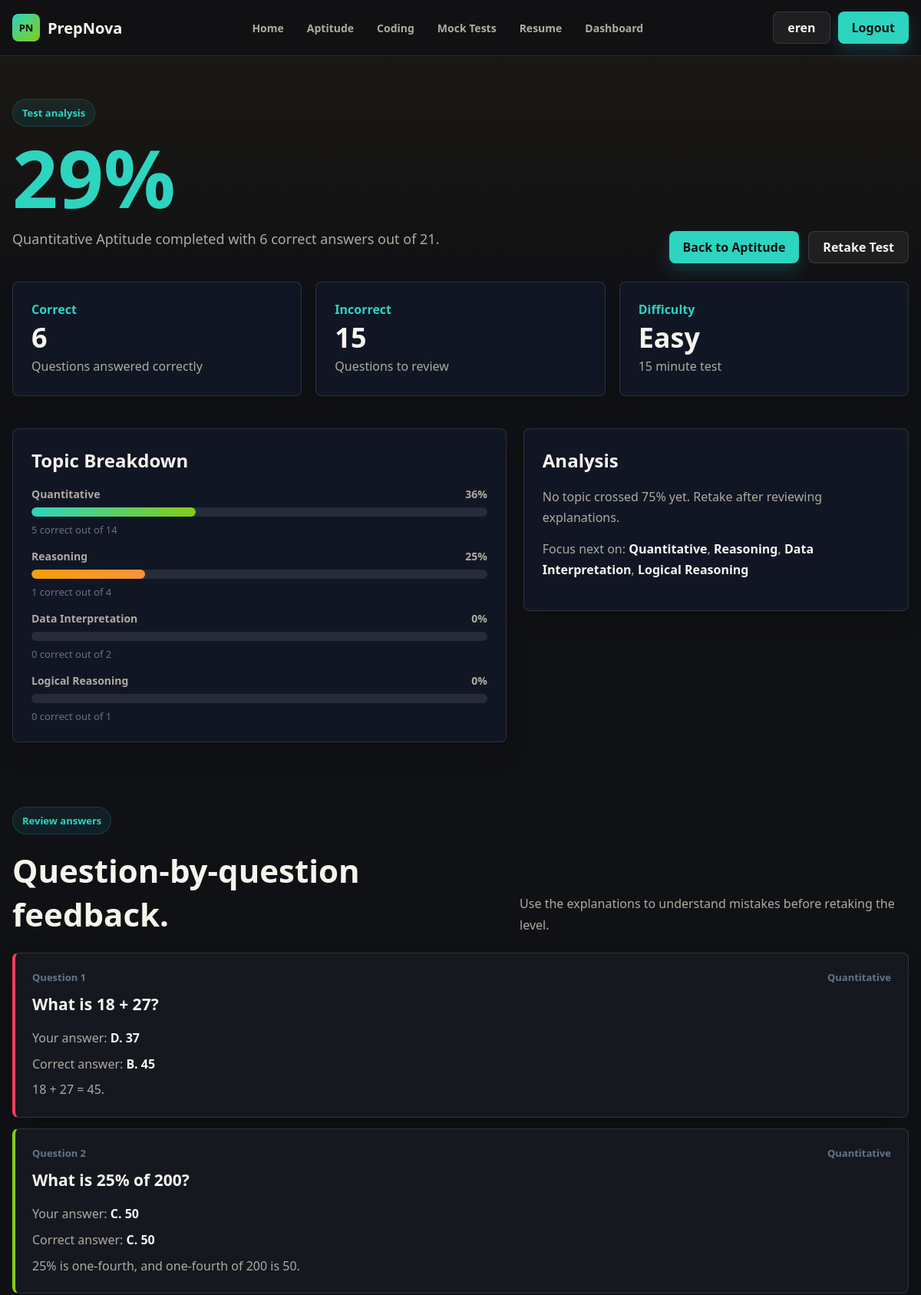
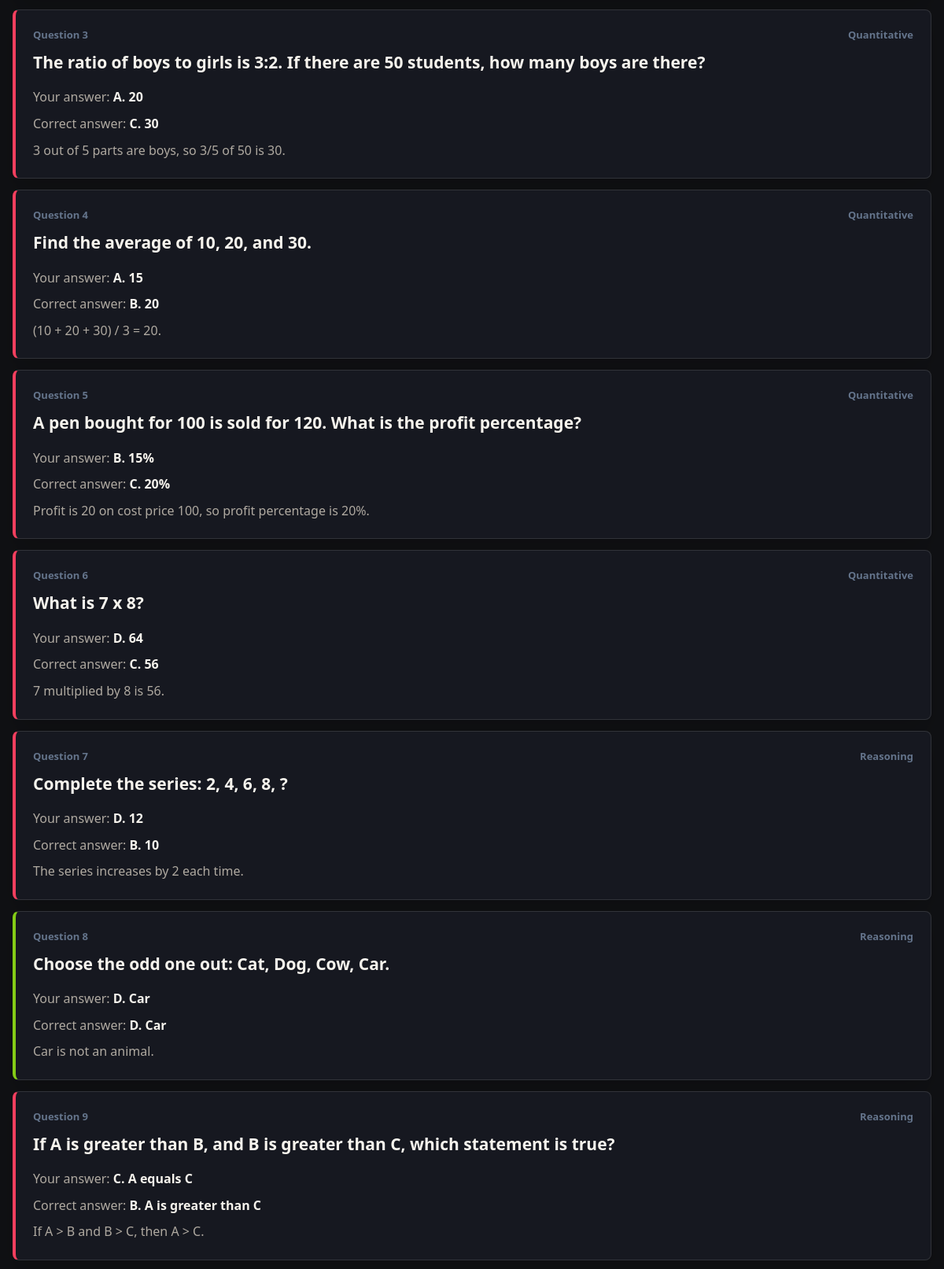
/attempts/81/result/ (signed in, upper part), run on the app's committed database (2 pictures, top to bottom).
### myapp/models.py (models this page shows, shortened)
class TestAttempt(models.Model):
    STARTED = 'started'
    COMPLETED = 'completed'
    STATUS_CHOICES = [
        (STARTED, 'Started'),
        (COMPLETED, 'Completed'),
    ]
    user = models.ForeignKey(settings.AUTH_USER_MODEL, on_delete=models.CASCADE)
    test = models.ForeignKey(PrepTest, on_delete=models.CASCADE)
    status = models.CharField(max_length=20, choices=STATUS_CHOICES, default=STARTED)
    score = models.PositiveSmallIntegerField(default=0)
    correct_answers = models.PositiveIntegerField(default=0)
    total_questions = models.PositiveIntegerField(default=0)
    topic_breakdown = models.JSONField(default=dict, blank=True)
    started_at = models.DateTimeField(auto_now_add=True)
    completed_at = models.DateTimeField(null=True, blank=True)
    class Meta:
        ordering = ['-started_at']

class PrepTest(models.Model):
    APTITUDE = 'aptitude'
    CODING = 'coding'
    MOCK = 'mock'
    RESUME = 'resume'
    CATEGORY_CHOICES = [
        (APTITUDE, 'Aptitude'),
        (CODING, 'Coding'),
        (MOCK, 'Mock Test'),
        (RESUME, 'Resume'),
    ]
    EASY = 'easy'
    MEDIUM = 'medium'
    HARD = 'hard'
    DIFFICULTY_CHOICES = [
        (EASY, 'Easy'),
        (MEDIUM, 'Medium'),
        (HARD, 'Hard'),
    ]
    title = models.CharField(max_length=120)
    category = models.CharField(max_length=20, choices=CATEGORY_CHOICES)
    difficulty = models.CharField(max_length=20, choices=DIFFICULTY_CHOICES, default=MEDIUM)
    question_count = models.PositiveIntegerField(default=0)
    duration_minutes = models.PositiveIntegerField(default=0)
    topics = models.CharField(max_length=255, blank=True)
    is_active = models.BooleanField(default=True)

class AptitudeQuestion(models.Model):
    OPTION_CHOICES = [
        ('A', 'A'),
        ('B', 'B'),
        ('C', 'C'),
        ('D', 'D'),
    ]
    test = models.ForeignKey(PrepTest, on_delete=models.CASCADE, related_name='aptitude_questions')
    order = models.PositiveIntegerField()
    topic = models.CharField(max_length=80)
    question_text = models.TextField()
    option_a = models.CharField(max_length=255)
    option_b = models.CharField(max_length=255)
    option_c = models.CharField(max_length=255)
    option_d = models.CharField(max_length=255)
    correct_option = models.CharField(max_length=1, choices=OPTION_CHOICES)
    explanation = models.TextField(blank=True)
    class Meta:
        ordering = ['order']
        constraints = [
            models.UniqueConstraint(fields=['test', 'order'], name='unique_question_order_per_test'),
        ]

class AttemptAnswer(models.Model):
    attempt = models.ForeignKey(TestAttempt, on_delete=models.CASCADE, related_name='answers')
    question = models.ForeignKey(AptitudeQuestion, on_delete=models.CASCADE)
    selected_option = models.CharField(max_length=1, blank=True)
    is_correct = models.BooleanField(default=False)
    class Meta:
        ordering = ['question__order']
        constraints = [
            models.UniqueConstraint(fields=['attempt', 'question'], name='unique_answer_per_question'),
        ]

### myapp/views.py (the view)
# urls.py: path('attempts/<int:attempt_id>/result/', views.aptitude_result, name='aptitude_result'),
@login_required(login_url='login')
def aptitude_result(request, attempt_id):
    attempt = get_object_or_404(
        TestAttempt.objects.select_related('test'),
        pk=attempt_id,
        user=request.user,
        test__category__in=[PrepTest.APTITUDE, PrepTest.MOCK],
    )
    if attempt.status != TestAttempt.COMPLETED:
        return redirect('take_aptitude_test', attempt_id=attempt.id)
    answers = list(attempt.answers.select_related('question'))
    for answer in answers:
        answer.selected_text = option_text(answer.question, answer.selected_option)
        answer.correct_text = option_text(answer.question, answer.question.correct_option)
    topic_breakdown = [
        {'topic': topic, **data}
        for topic, data in attempt.topic_breakdown.items()
    ]
    strengths = [item for item in topic_breakdown if item['score'] >= 75]
    focus_areas = [item for item in topic_breakdown if item['score'] < 60]
    return render(request, 'aptitude_result.html', {
        'attempt': attempt,
        'answers': answers,
        'incorrect_answers': attempt.total_questions - attempt.correct_answers,
        'topic_breakdown': topic_breakdown,
        'strengths': strengths,
        'focus_areas': focus_areas,
    })

### myapp/views.py (called while the page is built)
def option_text(question, option):
    return {
        'A': question.option_a,
        'B': question.option_b,
        'C': question.option_c,
        'D': question.option_d,
    }.get(option, 'Not answered')

### myapp/template/aptitude_result.html (shortened to what this page needs)
{% extends "base.html" %}
{% block content %}
  <section class="page-shell">
    <div class="result-hero">
      <div>
        <div class="eyebrow">Test analysis</div>
        <h1>{{ attempt.score }}%</h1>
        <p>{{ attempt.test.title }} completed with {{ attempt.correct_answers }} correct answers out of {{ attempt.total_questions }}.</p>
      </div>
      <div class="result-actions">
        <a class="btn btn-primary" href="{% url 'aptitude' %}">Back to Aptitude</a>
        <form method="post" action="{% url 'start_test' attempt.test.id %}">
          <button class="btn btn-ghost" type="submit">Retake Test</button>
        </form>
      </div>
    </div>
    <div class="grid three">
      <div class="metric-card">
        <span>Correct</span>
        <strong>{{ attempt.correct_answers }}</strong>
        <p>Questions answered correctly</p>
      </div>
      <div class="metric-card">
        <span>Incorrect</span>
        <strong>{{ incorrect_answers }}</strong>
        <p>Questions to review</p>
      </div>
      <div class="metric-card">
        <span>Difficulty</span>
        <strong>{{ attempt.test.get_difficulty_display }}</strong>
        <p>{{ attempt.test.duration_minutes }} minute test</p>
      </div>
    </div>
  </section>
  <section class="section-shell">
    <div class="split-layout">
      <div class="panel">
        <h2 class="panel-title">Topic Breakdown</h2>
        <div class="progress-list">
          {% for item in topic_breakdown %}
            <div class="progress-item">
              <div class="progress-meta">
                <span>{{ item.topic }}</span>
                <span>{{ item.score }}%</span>
              </div>
              <div class="progress-track">
                <div class="progress-fill {% cycle '' 'amber' 'rose' %}" data-progress="{{ item.score }}"></div>
              </div>
              <p class="progress-note">{{ item.correct }} correct out of {{ item.total }}</p>
            </div>
          {% endfor %}
        </div>
      </div>
      <aside class="panel">
        <h2 class="panel-title">Analysis</h2>
        {% if strengths %}
          <p class="analysis-copy">Strong areas:
            {% for item in strengths %}
              <strong>{{ item.topic }}</strong>{% if not forloop.last %}, {% endif %}
            {% endfor %}
          </p>
        {% else %}
          <p class="analysis-copy">No topic crossed 75% yet. Retake after reviewing explanations.</p>
        {% endif %}
        {% if focus_areas %}
          <p class="analysis-copy">Focus next on:
            {% for item in focus_areas %}
              <strong>{{ item.topic }}</strong>{% if not forloop.last %}, {% endif %}
            {% endfor %}
          </p>
        {% else %}
          <p class="analysis-copy">Nice balance. No topic is below 60% in this attempt.</p>
        {% endif %}
      </aside>
    </div>
  </section>
  <section class="section-shell">
    <div class="section-heading">
      <div>
        <div class="eyebrow">Review answers</div>
        <h2>Question-by-question feedback.</h2>
      </div>
      <p>Use the explanations to understand mistakes before retaking the level.</p>
    </div>
    <div class="review-list">
      {% for answer in answers %}
        <article class="review-card {% if answer.is_correct %}is-correct{% else %}is-wrong{% endif %}">
          <div class="question-meta">
            <span>Question {{ forloop.counter }}</span>
            <span>{{ answer.question.topic }}</span>
          </div>
          <h3>{{ answer.question.question_text }}</h3>
          <p>Your answer: <strong>{{ answer.selected_option|default:"-" }}. {{ answer.selected_text }}</strong></p>
          <p>Correct answer: <strong>{{ answer.question.correct_option }}. {{ answer.correct_text }}</strong></p>
          <p>{{ answer.question.explanation }}</p>
        </article>
      {% endfor %}
    </div>
  </section>
{% endblock %}

### myapp/template/base.html (shortened to what this page needs)
{% load static %}
<!DOCTYPE html>
<html lang="en">
<head>
  <link rel="stylesheet" href="{% static 'index.css' %}?v=4">
</head>
<body class="{% block body_class %}{% endblock %}">
  <header class="site-header">
    <nav class="nav-shell" aria-label="Primary navigation">
      <a class="brand" href="{% url 'first' %}" aria-label="PrepNova home">
        <span class="brand-mark">PN</span>
        <span>PrepNova</span>
      </a>
      <div class="nav-links" id="primaryNav">
        <a href="{% url 'first' %}" class="{% if request.resolver_match.url_name == 'first' %}is-active{% endif %}">Home</a>
        <a href="{% url 'aptitude' %}" class="{% if request.resolver_match.url_name == 'aptitude' %}is-active{% endif %}">Aptitude</a>
        <a href="{% url 'coding' %}" class="{% if request.resolver_match.url_name == 'coding' %}is-active{% endif %}">Coding</a>
        <a href="{% url 'mocktest' %}" class="{% if request.resolver_match.url_name == 'mocktest' %}is-active{% endif %}">Mock Tests</a>
        <a href="{% url 'resume' %}" class="{% if request.resolver_match.url_name == 'resume' %}is-active{% endif %}">Resume</a>
        <a href="{% url 'dashboard' %}" class="{% if request.resolver_match.url_name == 'dashboard' %}is-active{% endif %}">Dashboard</a>
      </div>
      <div class="nav-actions">
        {% if request.user.is_authenticated %}
          <a class="btn btn-ghost" href="{% url 'dashboard' %}">{{ request.user.first_name|default:request.user.username|truncatechars:16 }}</a>
          <a class="btn btn-primary" href="{% url 'logout' %}">Logout</a>
        {% endif %}
      </div>
    </nav>
  </header>
  <main>
    {% block content %}{% endblock %}
  </main>
</body>
</html>

### data on the page
TestAttempt: score "29", test "Quantitative Aptitude", correct_answers "6", total_questions "21", test.difficulty "Easy", test.duration_minutes "15"
AptitudeQuestion: topic "Logical Reasoning", score "0", correct "0", total "1"
AttemptAnswer: question.topic "Quantitative", question.question_text "What is 18 + 27?", selected_option "D", selected_text "37", question.correct_option "B", correct_text "45", question.explanation "18 + 27 = 45."
AttemptAnswer: question.topic "Quantitative", question.question_text "What is 25% of 200?", selected_option "C", selected_text "50", question.correct_option "C", correct_text "50", question.explanation "25% is one-fourth, and one-fourth of 200 is 50."
AttemptAnswer: question.topic "Quantitative", question.question_text "The ratio of boys to girls is 3:2. If there are 50 students, how many boys are there?", selected_option "A", selected_text "20", question.correct_option "C", correct_text "30", question.explanation "3 out of 5 parts are boys, so 3/5 of 50 is 30."
AttemptAnswer: question.topic "Quantitative", question.question_text "Find the average of 10, 20, and 30.", selected_option "A", selected_text "15", question.correct_option "B", correct_text "20", question.explanation "(10 + 20 + 30) / 3 = 20."
AttemptAnswer: question.topic "Quantitative", question.question_text "A pen bought for 100 is sold for 120. What is the profit percentage?", selected_option "B", selected_text "15%", question.correct_option "C", correct_text "20%", question.explanation "Profit is 20 on cost price 100, so profit percentage is 20%."
AttemptAnswer: question.topic "Quantitative", question.question_text "What is 7 x 8?", selected_option "D", selected_text "64", question.correct_option "C", correct_text "56", question.explanation "7 multiplied by 8 is 56."
AttemptAnswer: question.topic "Reasoning", question.question_text "Complete the series: 2, 4, 6, 8, ?", selected_option "D", selected_text "12", question.correct_option "B", correct_text "10", question.explanation "The series increases by 2 each time."
AttemptAnswer: question.topic "Reasoning", question.question_text "Choose the odd one out: Cat, Dog, Cow, Car.", selected_option "D", selected_text "Car", question.correct_option "D", correct_text "Car", question.explanation "Car is not an animal."
AttemptAnswer: question.topic "Reasoning", question.question_text "If A is greater than B, and B is greater than C, which statement is true?", selected_option "C", selected_text "A equals C", question.correct_option "B", correct_text "A is greater than C", question.explanation "If A > B and B > C, then A > C."

### other printed values
{{ request.user.first_name|default:request.user.username|truncatechars:16 }} "eren"
{{ incorrect_answers }} "15"
{{ item.topic }} "Quantitative" "Reasoning" "Data Interpretation"
{{ item.score }} "36" "25" "0"
{{ item.correct }} "5" "1" "0"
{{ item.total }} "14" "4" "2"
{{ item.topic }} "Quantitative" "Reasoning" "Data Interpretation" "Logical Reasoning"
